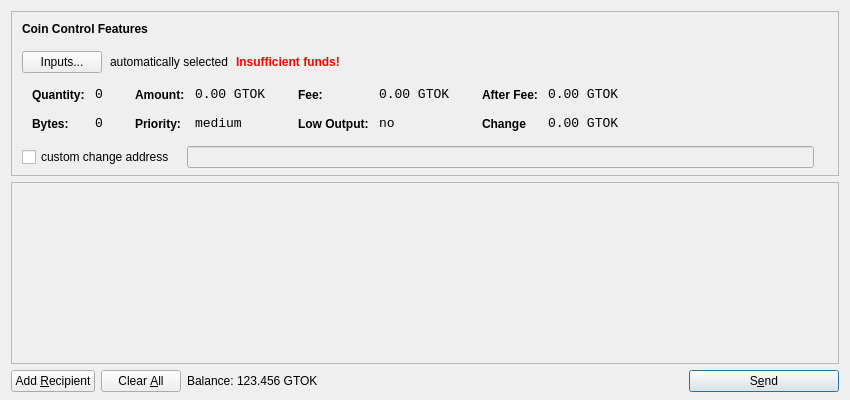
<?xml version="1.0" encoding="UTF-8"?>
<ui version="4.0">
 <class>SendCoinsDialog</class>
 <widget class="QDialog" name="SendCoinsDialog">
  <property name="geometry">
   <rect>
    <x>0</x>
    <y>0</y>
    <width>850</width>
    <height>400</height>
   </rect>
  </property>
  <property name="windowTitle">
   <string>Send Coins</string>
  </property>
  <layout class="QVBoxLayout" name="verticalLayout" stretch="0,1,0">
   <property name="bottomMargin">
    <number>8</number>
   </property>
   <item>
    <widget class="QFrame" name="frameCoinControl">
     <property name="sizePolicy">
      <sizepolicy hsizetype="Expanding" vsizetype="Expanding">
       <horstretch>0</horstretch>
       <verstretch>0</verstretch>
      </sizepolicy>
     </property>
     <property name="maximumSize">
      <size>
       <width>16777215</width>
       <height>16777215</height>
      </size>
     </property>
     <property name="frameShape">
      <enum>QFrame::StyledPanel</enum>
     </property>
     <property name="frameShadow">
      <enum>QFrame::Sunken</enum>
     </property>
     <layout class="QVBoxLayout" name="verticalLayoutCoinControl2">
      <property name="spacing">
       <number>-1</number>
      </property>
      <property name="leftMargin">
       <number>0</number>
      </property>
      <property name="topMargin">
       <number>0</number>
      </property>
      <property name="rightMargin">
       <number>0</number>
      </property>
      <property name="bottomMargin">
       <number>6</number>
      </property>
      <item>
       <layout class="QVBoxLayout" name="verticalLayoutCoinControl" stretch="0,0,0,0,1">
        <property name="spacing">
         <number>0</number>
        </property>
        <property name="leftMargin">
         <number>10</number>
        </property>
        <property name="topMargin">
         <number>10</number>
        </property>
        <item>
         <layout class="QHBoxLayout" name="horizontalLayoutCoinControl1">
          <property name="bottomMargin">
           <number>15</number>
          </property>
          <item>
           <widget class="QLabel" name="labelCoinControlFeatures">
            <property name="sizePolicy">
             <sizepolicy hsizetype="Preferred" vsizetype="Maximum">
              <horstretch>0</horstretch>
              <verstretch>0</verstretch>
             </sizepolicy>
            </property>
            <property name="font">
             <font>
              <weight>75</weight>
              <bold>true</bold>
             </font>
            </property>
            <property name="styleSheet">
             <string notr="true">font-weight:bold;</string>
            </property>
            <property name="text">
             <string>Coin Control Features</string>
            </property>
           </widget>
          </item>
         </layout>
        </item>
        <item>
         <layout class="QHBoxLayout" name="horizontalLayoutCoinControl2" stretch="0,0,0,0">
          <property name="spacing">
           <number>8</number>
          </property>
          <property name="bottomMargin">
           <number>10</number>
          </property>
          <item>
           <widget class="QPushButton" name="pushButtonCoinControl">
            <property name="styleSheet">
             <string notr="true"/>
            </property>
            <property name="text">
             <string>Inputs...</string>
            </property>
           </widget>
          </item>
          <item>
           <widget class="QLabel" name="labelCoinControlAutomaticallySelected">
            <property name="text">
             <string>automatically selected</string>
            </property>
            <property name="margin">
             <number>5</number>
            </property>
           </widget>
          </item>
          <item>
           <widget class="QLabel" name="labelCoinControlInsuffFunds">
            <property name="font">
             <font>
              <weight>75</weight>
              <bold>true</bold>
             </font>
            </property>
            <property name="styleSheet">
             <string notr="true">color:red;font-weight:bold;</string>
            </property>
            <property name="text">
             <string>Insufficient funds!</string>
            </property>
            <property name="margin">
             <number>5</number>
            </property>
           </widget>
          </item>
          <item>
           <spacer name="horizontalSpacerCoinControl">
            <property name="orientation">
             <enum>Qt::Horizontal</enum>
            </property>
            <property name="sizeHint" stdset="0">
             <size>
              <width>40</width>
              <height>1</height>
             </size>
            </property>
           </spacer>
          </item>
         </layout>
        </item>
        <item>
         <widget class="QWidget" name="widgetCoinControl" native="true">
          <property name="sizePolicy">
           <sizepolicy hsizetype="Preferred" vsizetype="Preferred">
            <horstretch>0</horstretch>
            <verstretch>0</verstretch>
           </sizepolicy>
          </property>
          <property name="minimumSize">
           <size>
            <width>0</width>
            <height>0</height>
           </size>
          </property>
          <property name="styleSheet">
           <string notr="true"/>
          </property>
          <layout class="QHBoxLayout" name="horizontalLayoutCoinControl5">
           <property name="margin">
            <number>0</number>
           </property>
           <item>
            <layout class="QHBoxLayout" name="horizontalLayoutCoinControl3" stretch="0,0,0,1">
             <property name="spacing">
              <number>20</number>
             </property>
             <property name="topMargin">
              <number>0</number>
             </property>
             <property name="bottomMargin">
              <number>10</number>
             </property>
             <item>
              <layout class="QFormLayout" name="formLayoutCoinControl1">
               <property name="horizontalSpacing">
                <number>10</number>
               </property>
               <property name="verticalSpacing">
                <number>14</number>
               </property>
               <property name="leftMargin">
                <number>10</number>
               </property>
               <property name="topMargin">
                <number>4</number>
               </property>
               <property name="rightMargin">
                <number>6</number>
               </property>
               <item row="0" column="0">
                <widget class="QLabel" name="labelCoinControlQuantityText">
                 <property name="styleSheet">
                  <string notr="true">font-weight:bold;</string>
                 </property>
                 <property name="text">
                  <string>Quantity:</string>
                 </property>
                 <property name="margin">
                  <number>0</number>
                 </property>
                </widget>
               </item>
               <item row="0" column="1">
                <widget class="QLabel" name="labelCoinControlQuantity">
                 <property name="font">
                  <font>
                   <family>Monospace</family>
                   <pointsize>10</pointsize>
                  </font>
                 </property>
                 <property name="cursor">
                  <cursorShape>IBeamCursor</cursorShape>
                 </property>
                 <property name="contextMenuPolicy">
                  <enum>Qt::ActionsContextMenu</enum>
                 </property>
                 <property name="text">
                  <string>0</string>
                 </property>
                 <property name="margin">
                  <number>0</number>
                 </property>
                 <property name="textInteractionFlags">
                  <set>Qt::LinksAccessibleByMouse|Qt::TextSelectableByKeyboard|Qt::TextSelectableByMouse</set>
                 </property>
                </widget>
               </item>
               <item row="1" column="0">
                <widget class="QLabel" name="labelCoinControlBytesText">
                 <property name="styleSheet">
                  <string notr="true">font-weight:bold;</string>
                 </property>
                 <property name="text">
                  <string>Bytes:</string>
                 </property>
                </widget>
               </item>
               <item row="1" column="1">
                <widget class="QLabel" name="labelCoinControlBytes">
                 <property name="font">
                  <font>
                   <family>Monospace</family>
                   <pointsize>10</pointsize>
                  </font>
                 </property>
                 <property name="cursor">
                  <cursorShape>IBeamCursor</cursorShape>
                 </property>
                 <property name="contextMenuPolicy">
                  <enum>Qt::ActionsContextMenu</enum>
                 </property>
                 <property name="text">
                  <string>0</string>
                 </property>
                 <property name="textInteractionFlags">
                  <set>Qt::LinksAccessibleByMouse|Qt::TextSelectableByKeyboard|Qt::TextSelectableByMouse</set>
                 </property>
                </widget>
               </item>
              </layout>
             </item>
             <item>
              <layout class="QFormLayout" name="formLayoutCoinControl2">
               <property name="horizontalSpacing">
                <number>10</number>
               </property>
               <property name="verticalSpacing">
                <number>14</number>
               </property>
               <property name="leftMargin">
                <number>6</number>
               </property>
               <property name="topMargin">
                <number>4</number>
               </property>
               <property name="rightMargin">
                <number>6</number>
               </property>
               <item row="0" column="0">
                <widget class="QLabel" name="labelCoinControlAmountText">
                 <property name="styleSheet">
                  <string notr="true">font-weight:bold;</string>
                 </property>
                 <property name="text">
                  <string>Amount:</string>
                 </property>
                 <property name="margin">
                  <number>0</number>
                 </property>
                </widget>
               </item>
               <item row="0" column="1">
                <widget class="QLabel" name="labelCoinControlAmount">
                 <property name="font">
                  <font>
                   <family>Monospace</family>
                   <pointsize>10</pointsize>
                  </font>
                 </property>
                 <property name="cursor">
                  <cursorShape>IBeamCursor</cursorShape>
                 </property>
                 <property name="contextMenuPolicy">
                  <enum>Qt::ActionsContextMenu</enum>
                 </property>
                 <property name="text">
                  <string>0.00 GTOK</string>
                 </property>
                 <property name="textInteractionFlags">
                  <set>Qt::LinksAccessibleByMouse|Qt::TextSelectableByKeyboard|Qt::TextSelectableByMouse</set>
                 </property>
                </widget>
               </item>
               <item row="1" column="0">
                <widget class="QLabel" name="labelCoinControlPriorityText">
                 <property name="styleSheet">
                  <string notr="true">font-weight:bold;</string>
                 </property>
                 <property name="text">
                  <string>Priority:</string>
                 </property>
                </widget>
               </item>
               <item row="1" column="1">
                <widget class="QLabel" name="labelCoinControlPriority">
                 <property name="font">
                  <font>
                   <family>Monospace</family>
                   <pointsize>10</pointsize>
                  </font>
                 </property>
                 <property name="cursor">
                  <cursorShape>IBeamCursor</cursorShape>
                 </property>
                 <property name="contextMenuPolicy">
                  <enum>Qt::ActionsContextMenu</enum>
                 </property>
                 <property name="text">
                  <string>medium</string>
                 </property>
                 <property name="textInteractionFlags">
                  <set>Qt::LinksAccessibleByMouse|Qt::TextSelectableByKeyboard|Qt::TextSelectableByMouse</set>
                 </property>
                </widget>
               </item>
              </layout>
             </item>
             <item>
              <layout class="QFormLayout" name="formLayoutCoinControl3">
               <property name="horizontalSpacing">
                <number>10</number>
               </property>
               <property name="verticalSpacing">
                <number>14</number>
               </property>
               <property name="leftMargin">
                <number>6</number>
               </property>
               <property name="topMargin">
                <number>4</number>
               </property>
               <property name="rightMargin">
                <number>6</number>
               </property>
               <item row="0" column="0">
                <widget class="QLabel" name="labelCoinControlFeeText">
                 <property name="styleSheet">
                  <string notr="true">font-weight:bold;</string>
                 </property>
                 <property name="text">
                  <string>Fee:</string>
                 </property>
                 <property name="margin">
                  <number>0</number>
                 </property>
                </widget>
               </item>
               <item row="0" column="1">
                <widget class="QLabel" name="labelCoinControlFee">
                 <property name="font">
                  <font>
                   <family>Monospace</family>
                   <pointsize>10</pointsize>
                  </font>
                 </property>
                 <property name="cursor">
                  <cursorShape>IBeamCursor</cursorShape>
                 </property>
                 <property name="contextMenuPolicy">
                  <enum>Qt::ActionsContextMenu</enum>
                 </property>
                 <property name="text">
                  <string>0.00 GTOK</string>
                 </property>
                 <property name="textInteractionFlags">
                  <set>Qt::LinksAccessibleByMouse|Qt::TextSelectableByKeyboard|Qt::TextSelectableByMouse</set>
                 </property>
                </widget>
               </item>
               <item row="1" column="0">
                <widget class="QLabel" name="labelCoinControlLowOutputText">
                 <property name="styleSheet">
                  <string notr="true">font-weight:bold;</string>
                 </property>
                 <property name="text">
                  <string>Low Output:</string>
                 </property>
                </widget>
               </item>
               <item row="1" column="1">
                <widget class="QLabel" name="labelCoinControlLowOutput">
                 <property name="font">
                  <font>
                   <family>Monospace</family>
                   <pointsize>10</pointsize>
                  </font>
                 </property>
                 <property name="cursor">
                  <cursorShape>IBeamCursor</cursorShape>
                 </property>
                 <property name="contextMenuPolicy">
                  <enum>Qt::ActionsContextMenu</enum>
                 </property>
                 <property name="text">
                  <string>no</string>
                 </property>
                 <property name="textInteractionFlags">
                  <set>Qt::LinksAccessibleByMouse|Qt::TextSelectableByKeyboard|Qt::TextSelectableByMouse</set>
                 </property>
                </widget>
               </item>
              </layout>
             </item>
             <item>
              <layout class="QFormLayout" name="formLayoutCoinControl4">
               <property name="horizontalSpacing">
                <number>10</number>
               </property>
               <property name="verticalSpacing">
                <number>14</number>
               </property>
               <property name="leftMargin">
                <number>6</number>
               </property>
               <property name="topMargin">
                <number>4</number>
               </property>
               <property name="rightMargin">
                <number>6</number>
               </property>
               <item row="0" column="0">
                <widget class="QLabel" name="labelCoinControlAfterFeeText">
                 <property name="styleSheet">
                  <string notr="true">font-weight:bold;</string>
                 </property>
                 <property name="text">
                  <string>After Fee:</string>
                 </property>
                 <property name="margin">
                  <number>0</number>
                 </property>
                </widget>
               </item>
               <item row="0" column="1">
                <widget class="QLabel" name="labelCoinControlAfterFee">
                 <property name="font">
                  <font>
                   <family>Monospace</family>
                   <pointsize>10</pointsize>
                  </font>
                 </property>
                 <property name="cursor">
                  <cursorShape>IBeamCursor</cursorShape>
                 </property>
                 <property name="contextMenuPolicy">
                  <enum>Qt::ActionsContextMenu</enum>
                 </property>
                 <property name="text">
                  <string>0.00 GTOK</string>
                 </property>
                 <property name="textInteractionFlags">
                  <set>Qt::LinksAccessibleByMouse|Qt::TextSelectableByKeyboard|Qt::TextSelectableByMouse</set>
                 </property>
                </widget>
               </item>
               <item row="1" column="0">
                <widget class="QLabel" name="labelCoinControlChangeText">
                 <property name="styleSheet">
                  <string notr="true">font-weight:bold;</string>
                 </property>
                 <property name="text">
                  <string>Change</string>
                 </property>
                </widget>
               </item>
               <item row="1" column="1">
                <widget class="QLabel" name="labelCoinControlChange">
                 <property name="font">
                  <font>
                   <family>Monospace</family>
                   <pointsize>10</pointsize>
                  </font>
                 </property>
                 <property name="cursor">
                  <cursorShape>IBeamCursor</cursorShape>
                 </property>
                 <property name="contextMenuPolicy">
                  <enum>Qt::ActionsContextMenu</enum>
                 </property>
                 <property name="text">
                  <string>0.00 GTOK</string>
                 </property>
                 <property name="textInteractionFlags">
                  <set>Qt::LinksAccessibleByMouse|Qt::TextSelectableByKeyboard|Qt::TextSelectableByMouse</set>
                 </property>
                </widget>
               </item>
              </layout>
             </item>
            </layout>
           </item>
          </layout>
         </widget>
        </item>
        <item>
         <layout class="QHBoxLayout" name="horizontalLayoutCoinControl4" stretch="0,0,0">
          <property name="spacing">
           <number>12</number>
          </property>
          <property name="sizeConstraint">
           <enum>QLayout::SetDefaultConstraint</enum>
          </property>
          <property name="topMargin">
           <number>5</number>
          </property>
          <property name="rightMargin">
           <number>5</number>
          </property>
          <item>
           <widget class="QCheckBox" name="checkBoxCoinControlChange">
            <property name="text">
             <string>custom change address</string>
            </property>
           </widget>
          </item>
          <item>
           <widget class="QLineEdit" name="lineEditCoinControlChange">
            <property name="enabled">
             <bool>false</bool>
            </property>
            <property name="sizePolicy">
             <sizepolicy hsizetype="Expanding" vsizetype="Fixed">
              <horstretch>0</horstretch>
              <verstretch>0</verstretch>
             </sizepolicy>
            </property>
           </widget>
          </item>
          <item>
           <widget class="QLabel" name="labelCoinControlChangeLabel">
            <property name="sizePolicy">
             <sizepolicy hsizetype="Preferred" vsizetype="Expanding">
              <horstretch>0</horstretch>
              <verstretch>0</verstretch>
             </sizepolicy>
            </property>
            <property name="minimumSize">
             <size>
              <width>0</width>
              <height>0</height>
             </size>
            </property>
            <property name="text">
             <string/>
            </property>
            <property name="margin">
             <number>3</number>
            </property>
           </widget>
          </item>
         </layout>
        </item>
        <item>
         <spacer name="verticalSpacerCoinControl">
          <property name="orientation">
           <enum>Qt::Vertical</enum>
          </property>
          <property name="sizeHint" stdset="0">
           <size>
            <width>800</width>
            <height>1</height>
           </size>
          </property>
         </spacer>
        </item>
       </layout>
      </item>
     </layout>
    </widget>
   </item>
   <item>
    <widget class="QScrollArea" name="scrollArea">
     <property name="widgetResizable">
      <bool>true</bool>
     </property>
     <widget class="QWidget" name="scrollAreaWidgetContents">
      <property name="geometry">
       <rect>
        <x>0</x>
        <y>0</y>
        <width>830</width>
        <height>165</height>
       </rect>
      </property>
      <layout class="QVBoxLayout" name="verticalLayout_2">
       <property name="margin">
        <number>0</number>
       </property>
       <item>
        <layout class="QVBoxLayout" name="entries">
         <property name="spacing">
          <number>6</number>
         </property>
        </layout>
       </item>
       <item>
        <spacer name="verticalSpacer">
         <property name="orientation">
          <enum>Qt::Vertical</enum>
         </property>
         <property name="sizeHint" stdset="0">
          <size>
           <width>20</width>
           <height>40</height>
          </size>
         </property>
        </spacer>
       </item>
      </layout>
     </widget>
    </widget>
   </item>
   <item>
    <layout class="QHBoxLayout" name="horizontalLayout">
     <item>
      <widget class="QPushButton" name="addButton">
       <property name="toolTip">
        <string>Send to multiple recipients at once</string>
       </property>
       <property name="text">
        <string>Add &amp;Recipient</string>
       </property>
       <property name="icon">
        <iconset resource="../bitcoin.qrc">
         <normaloff>:/icons/add</normaloff>:/icons/add</iconset>
       </property>
       <property name="autoDefault">
        <bool>false</bool>
       </property>
      </widget>
     </item>
     <item>
      <widget class="QPushButton" name="clearButton">
       <property name="sizePolicy">
        <sizepolicy hsizetype="Minimum" vsizetype="Fixed">
         <horstretch>0</horstretch>
         <verstretch>0</verstretch>
        </sizepolicy>
       </property>
       <property name="toolTip">
        <string>Remove all transaction fields</string>
       </property>
       <property name="text">
        <string>Clear &amp;All</string>
       </property>
       <property name="icon">
        <iconset resource="../bitcoin.qrc">
         <normaloff>:/icons/remove</normaloff>:/icons/remove</iconset>
       </property>
       <property name="autoRepeatDelay">
        <number>300</number>
       </property>
       <property name="autoDefault">
        <bool>false</bool>
       </property>
      </widget>
     </item>
     <item>
      <layout class="QHBoxLayout" name="horizontalLayout_2">
       <property name="spacing">
        <number>3</number>
       </property>
       <item>
        <widget class="QLabel" name="label">
         <property name="sizePolicy">
          <sizepolicy hsizetype="Preferred" vsizetype="Fixed">
           <horstretch>0</horstretch>
           <verstretch>0</verstretch>
          </sizepolicy>
         </property>
         <property name="text">
          <string>Balance:</string>
         </property>
        </widget>
       </item>
       <item>
        <widget class="QLabel" name="labelBalance">
         <property name="sizePolicy">
          <sizepolicy hsizetype="Preferred" vsizetype="Fixed">
           <horstretch>0</horstretch>
           <verstretch>0</verstretch>
          </sizepolicy>
         </property>
         <property name="cursor">
          <cursorShape>IBeamCursor</cursorShape>
         </property>
         <property name="text">
          <string>123.456 GTOK</string>
         </property>
         <property name="textInteractionFlags">
          <set>Qt::LinksAccessibleByMouse|Qt::TextSelectableByKeyboard|Qt::TextSelectableByMouse</set>
         </property>
        </widget>
       </item>
      </layout>
     </item>
     <item>
      <spacer name="horizontalSpacer">
       <property name="orientation">
        <enum>Qt::Horizontal</enum>
       </property>
       <property name="sizeHint" stdset="0">
        <size>
         <width>40</width>
         <height>20</height>
        </size>
       </property>
      </spacer>
     </item>
     <item>
      <widget class="QPushButton" name="sendButton">
       <property name="minimumSize">
        <size>
         <width>150</width>
         <height>0</height>
        </size>
       </property>
       <property name="toolTip">
        <string>Confirm the send action</string>
       </property>
       <property name="text">
        <string>S&amp;end</string>
       </property>
       <property name="icon">
        <iconset resource="../bitcoin.qrc">
         <normaloff>:/icons/send</normaloff>:/icons/send</iconset>
       </property>
       <property name="default">
        <bool>true</bool>
       </property>
      </widget>
     </item>
    </layout>
   </item>
  </layout>
 </widget>
 <resources>
  <include location="../bitcoin.qrc"/>
 </resources>
 <connections/>
</ui>
